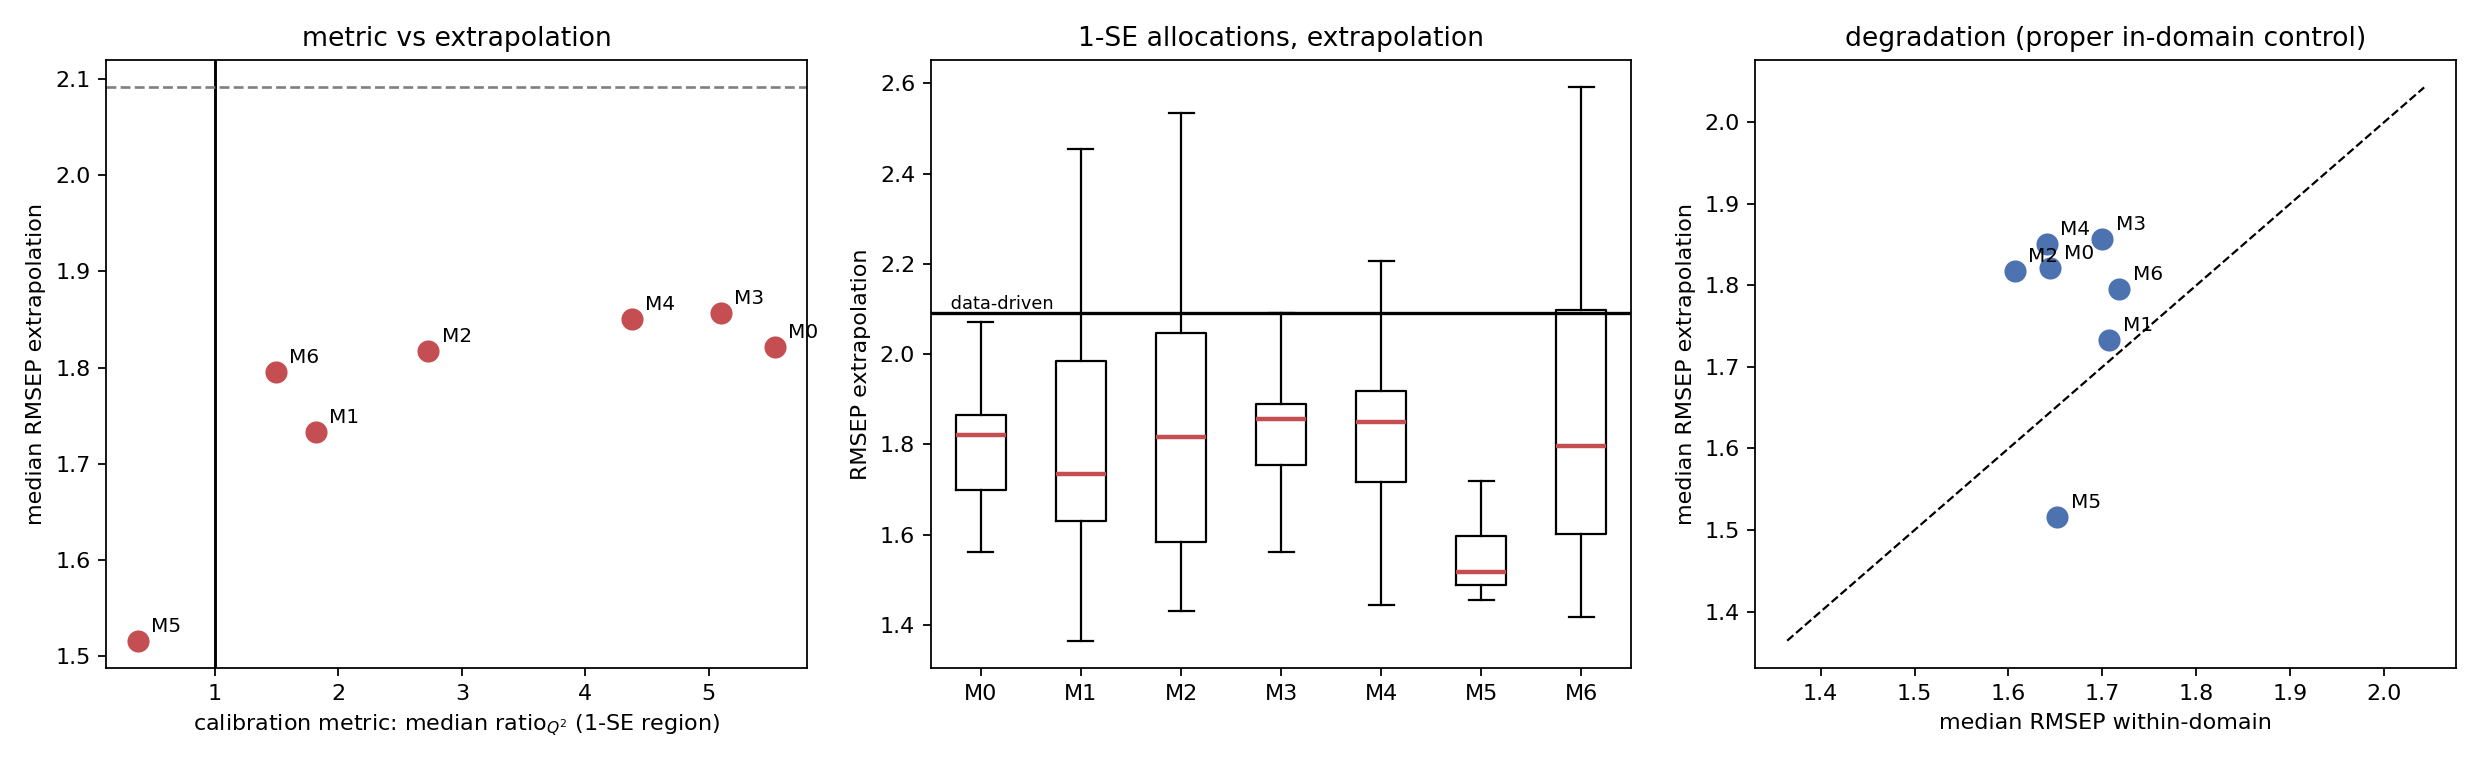

The script that saved this image:
"""
End-to-end rerun on the regenerated (corrected-sigma) data.

  1. fit [Ea3,Ea4,A3,A4] per candidate mechanism by least_squares against the
     CALIBRATION X2 trajectories only (same setup as
     ablation_AMR_all_models_real_data.py: p0=[50000,55000,10,20],
     bounds [1e3,1e3,1e-4,1e-4]-[1e6,1e6,1e4,1e4], max_nfev=60);
  2. build M2 blocks for calibration / within / extrapolation with those fitted
     parameters (fitted on calibration only -- no leakage into either test set);
  3. calibration-only quantities: RMSECV/Q2 surfaces, 1-SE region,
     ratio_SS and ratio_Q2 over the whole grid;
  4. extrapolation and within-domain RMSEP for every allocation;
  5. does the calibration metric predict extrapolation?

Unlike the DG_* regime this puts M6 on the SAME data as the other six, so all
seven are numerically comparable for the first time.

Conventions unchanged: KFold(10, shuffle, seed=42), block scaling 1/sqrt(K),
RMSECV = mean of per-fold RMSE, Q2 = 1 - pooled PRESS/SST, SS on standardised
Y, grid X1<=6, M2<=15, X2<=15, 1-SE = RMSECV <= min + SE(argmin).
"""
import numpy as np
import pandas as pd
from scipy.integrate import odeint
from scipy.optimize import least_squares
from sklearn.cross_decomposition import PLSRegression
from sklearn.model_selection import KFold
from scipy.stats import spearmanr
import matplotlib
matplotlib.use('Agg')
import matplotlib.pyplot as plt
import warnings, time, json
warnings.filterwarnings('ignore')

R = 8.314
SPECIES = ['A', 'B', 'C', 'D', 'E', 'F']
MAX_X1, MAX_M2, MAX_X2 = 6, 15, 15
N_SPLITS, SEED = 10, 42

def ode_correct(y, t, T2, Ea3, Ea4, A3, A4):
    _, CB, CC, CD, _, _ = y
    k3 = A3*np.exp(-Ea3/(R*T2)); k4 = A4*np.exp(-Ea4/(R*T2))
    r3 = k3*CB*CD**2; r4 = k4*CC*CD**2
    return [0, -r3, -r4, -2*r3-2*r4, r3, r4]
def ode_no_side(y, t, T2, Ea3, Ea4, A3, A4):
    _, CB, _, CD, _, _ = y
    k3 = A3*np.exp(-Ea3/(R*T2)); r3 = k3*CB*CD**2
    return [0, -r3, 0, -2*r3, r3, 0]
def ode_order1_D(y, t, T2, Ea3, Ea4, A3, A4):
    _, CB, CC, CD, _, _ = y
    k3 = A3*np.exp(-Ea3/(R*T2)); k4 = A4*np.exp(-Ea4/(R*T2))
    r3 = k3*CB*CD; r4 = k4*CC*CD
    return [0, -r3, -r4, -2*r3-2*r4, r3, r4]
def ode_wrong_Ea4(y, t, T2, Ea3, Ea4, A3, A4):
    _, CB, CC, CD, _, _ = y
    k3 = A3*np.exp(-Ea3/(R*T2)); k4 = A4*np.exp(-Ea3/(R*T2))
    r3 = k3*CB*CD**2; r4 = k4*CC*CD**2
    return [0, -r3, -r4, -2*r3-2*r4, r3, r4]
def ode_lumped(y, t, T2, Ea3, Ea4, A3, A4):
    _, CB, CC, CD, _, _ = y
    k3 = A3*np.exp(-Ea3/(R*T2)); r3 = k3*CB*CD**2; r4 = k3*CC*CD**2
    return [0, -r3, -r4, -2*r3-2*r4, r3, r4]
def ode_no_D(y, t, T2, Ea3, Ea4, A3, A4):
    _, CB, CC, _, _, _ = y
    k3 = A3*np.exp(-Ea3/(R*T2)); k4 = A4*np.exp(-Ea4/(R*T2))
    r3 = k3*CB; r4 = k4*CC
    return [0, -r3, -r4, -2*r3-2*r4, r3, r4]
def ode_author_mis(y, t, T2, Ea3, Ea4, A3, A4):
    _, CB, _, CD, _, _ = y
    k3 = A3*np.exp(-Ea3/(R*T2)); r3 = k3*CB*CD
    return [0, -r3, 0, -2*r3, r3, 0]

MODELS = {'M0_correct': ode_correct, 'M1_no_side': ode_no_side, 'M2_order1_D': ode_order1_D,
          'M3_wrong_Ea4': ode_wrong_Ea4, 'M4_lumped_EF': ode_lumped, 'M5_no_D': ode_no_D,
          'M6_author_mis': ode_author_mis}

def read(fn):
    x1 = pd.read_excel(fn, sheet_name='X1')[['CA0','T1','t1','CA1_final','CB1_final','CC1_final']].values
    x2 = pd.read_excel(fn, sheet_name='X2')
    y  = pd.read_excel(fn, sheet_name='Y')['E_purity'].values.reshape(-1, 1)
    return x1, x2, y
X1c, X2dc, Yc = read('RG_calibration.xlsx')
X1w, X2dw, Yw = read('RG_within.xlsx')
X1e, X2de, Ye = read('RG_extrap.xlsx')
NPTS = (X2dc.shape[1]-3)//6
TGRID = np.arange(NPTS)*15.0
print(f"n_cal={len(Yc)} n_wit={len(Yw)} n_ext={len(Ye)}  timepoints={NPTS}\n", flush=True)

DILUTION = 0.1/0.2      # V1/V2, as in the generator and the paper's Table 4

def parts(X2df, X1):
    """Stage-2 initial conditions from the STAGE-1 outputs (diluted) and CD0,
    per the paper's Table 4 -- NOT from the measured first stage-2 sample.

    This is the only change from regen_fit_and_test.py. The original put the
    measured t=1 concentrations inside the mechanistic block, so M2 carried a
    real measurement for every model. This run tests whether the perfect
    inversion reported from that run survives once M2 is purely simulated.
    """
    n = len(X2df)
    CD0 = X2df['CD0'].values
    IC = np.column_stack([X1[:, 3]*DILUTION, X1[:, 4]*DILUTION, X1[:, 5]*DILUTION,
                          CD0, np.zeros(n), np.zeros(n)])
    flat = np.array([[X2df[f'{s}_t{k+1}'].iloc[i] for s in SPECIES for k in range(NPTS)] for i in range(n)])
    obs = np.array([[[X2df[f'{s}_t{k+1}'].iloc[i] for s in SPECIES] for k in range(NPTS)] for i in range(n)])
    meta = X2df[['t2_final','T2','CD0']].values
    return IC, flat, obs, meta, X2df['T2'].values
ICc, X2c, OBSc, METAc, T2c = parts(X2dc, X1c)
ICw, X2w, OBSw, METAw, T2w = parts(X2dw, X1w)
ICe, X2e, OBSe, METAe, T2e = parts(X2de, X1e)

def fit_params(rhs):
    def resid(p):
        Ea3, Ea4, A3, A4 = p
        out = []
        for i in range(len(ICc)):
            sol = odeint(rhs, ICc[i], TGRID, args=(T2c[i], Ea3, Ea4, A3, A4))
            out.append((sol - OBSc[i]).ravel())
        return np.concatenate(out)
    r = least_squares(resid, [50000., 55000., 10., 20.],
                      bounds=([1e3, 1e3, 1e-4, 1e-4], [1e6, 1e6, 1e4, 1e4]),
                      xtol=1e-8, ftol=1e-8, max_nfev=60)
    return r.x, float(r.cost)

def build_M2(rhs, IC, T2v, meta, p):
    n = len(IC)
    M = np.zeros((n, 6, NPTS))
    for i in range(n):
        M[i] = odeint(rhs, IC[i], TGRID, args=(T2v[i], *p)).T
    return np.hstack([M.reshape(n, -1), meta])

def _fit(X, Yv, n):
    n = max(1, min(n, X.shape[1], X.shape[0]-1, np.linalg.matrix_rank(X)))
    p = PLSRegression(n, scale=False).fit(X, Yv)
    return p, p.transform(X), p.y_loadings_, n
def _sf(B):
    mu = B.mean(0); sd = B.std(0, ddof=1); sd[sd < 1e-12] = 1.0
    return mu, sd, np.sqrt(B.shape[1])
def _sa(B, mu, sd, k): return (B - mu)/sd/k
def _rs(T, tgt):
    g = np.linalg.pinv(T.T @ T) @ T.T @ tgt
    return tgt - T @ g, g

def cv_3(B1, B2, B3, Y, m1, m2, m3):
    cv = KFold(N_SPLITS, shuffle=True, random_state=SEED)
    P = np.zeros((len(Y), m1, m2, m3)); rf = np.zeros((N_SPLITS, m1, m2, m3))
    for f, (tr, te) in enumerate(cv.split(Y)):
        mu1, sd1, k1 = _sf(B1[tr]); b1t, b1e = _sa(B1[tr],mu1,sd1,k1), _sa(B1[te],mu1,sd1,k1)
        mu2, sd2, k2 = _sf(B2[tr]); b2t0, b2e0 = _sa(B2[tr],mu2,sd2,k2), _sa(B2[te],mu2,sd2,k2)
        mu3, sd3, k3 = _sf(B3[tr]); b3t0, b3e0 = _sa(B3[tr],mu3,sd3,k3), _sa(B3[te],mu3,sd3,k3)
        muY, sdy = Y[tr].mean(0), Y[tr].std(0, ddof=1); Y0 = (Y[tr]-muY)/sdy
        p1, T1t, Q1, af = _fit(b1t, Y0, m1); T1e_ = p1.transform(b1e)
        for a in range(1, m1+1):
            ae = min(a, af); Tat, Tae = T1t[:,:ae], T1e_[:,:ae]
            yh_a = Tae @ Q1[:,:ae].T
            b2t, gM = _rs(Tat, b2t0); b2e = b2e0 - Tae @ gM
            b3ta, gX = _rs(Tat, b3t0); b3ea = b3e0 - Tae @ gX
            Ya, _ = _rs(Tat, Y0)
            p2, T2t, Q2, bf = _fit(b2t, Ya, m2); T2e_ = p2.transform(b2e)
            for b in range(1, m2+1):
                be = min(b, bf); Tbt, Tbe = T2t[:,:be], T2e_[:,:be]
                yh_ab = yh_a + Tbe @ Q2[:,:be].T
                b3tb, gX2 = _rs(Tbt, b3ta); b3eb = b3ea - Tbe @ gX2
                Yb, _ = _rs(Tbt, Ya)
                p3, T3t, Q3, cf = _fit(b3tb, Yb, m3); T3e_ = p3.transform(b3eb)
                for c in range(1, m3+1):
                    ce = min(c, cf)
                    yh = ((yh_ab + T3e_[:,:ce] @ Q3[:,:ce].T)*sdy + muY).ravel()
                    P[te, a-1, b-1, c-1] = yh
                    rf[f, a-1, b-1, c-1] = np.sqrt(np.mean((yh - Y[te].ravel())**2))
    sst = np.sum((Y - Y.mean(0))**2)
    return 1 - ((P - Y[:,:,None,None])**2).sum(0)/sst, rf

def cv_q2_2(B1, B2, Y, m1, m2):
    cv = KFold(N_SPLITS, shuffle=True, random_state=SEED)
    P = np.zeros((len(Y), m1, m2))
    for f, (tr, te) in enumerate(cv.split(Y)):
        mu1, sd1, k1 = _sf(B1[tr]); b1t, b1e = _sa(B1[tr],mu1,sd1,k1), _sa(B1[te],mu1,sd1,k1)
        mu2, sd2, k2 = _sf(B2[tr]); b2t0, b2e0 = _sa(B2[tr],mu2,sd2,k2), _sa(B2[te],mu2,sd2,k2)
        muY, sdy = Y[tr].mean(0), Y[tr].std(0, ddof=1); Y0 = (Y[tr]-muY)/sdy
        p1, T1t, Q1, af = _fit(b1t, Y0, m1); T1e_ = p1.transform(b1e)
        for a in range(1, m1+1):
            ae = min(a, af); Tat, Tae = T1t[:,:ae], T1e_[:,:ae]
            yh_a = Tae @ Q1[:,:ae].T
            b2t, g2 = _rs(Tat, b2t0); b2e = b2e0 - Tae @ g2
            Ya, _ = _rs(Tat, Y0)
            p2, T2t, Q2, bf = _fit(b2t, Ya, m2); T2e_ = p2.transform(b2e)
            for b in range(1, m2+1):
                be = min(b, bf)
                P[te, a-1, b-1] = ((yh_a + T2e_[:,:be] @ Q2[:,:be].T)*sdy + muY).ravel()
    sst = np.sum((Y - Y.mean(0))**2)
    return 1 - ((P - Y[:,:,None])**2).sum(0)/sst

def ss_surface(B1, B2, B3, Y, m1, m2, m3):
    mu, sd, k = _sf(B1); b1 = _sa(B1, mu, sd, k)
    mu, sd, k = _sf(B2); b20 = _sa(B2, mu, sd, k)
    mu, sd, k = _sf(B3); b30 = _sa(B3, mu, sd, k)
    muY, sdy = Y.mean(0), Y.std(0, ddof=1); ys = (Y-muY)/sdy
    out = np.zeros((m1, m2, m3))
    p1, T1, Q1, af = _fit(b1, ys, m1)
    for a in range(1, m1+1):
        ae = min(a, af); Ta = T1[:, :ae]
        b2a, _ = _rs(Ta, b20); b3a, _ = _rs(Ta, b30); ya, _ = _rs(Ta, ys)
        p2, T2v, Q2, bf = _fit(b2a, ya, m2)
        for b in range(1, m2+1):
            be = min(b, bf); Tb = T2v[:, :be]
            b3b, _ = _rs(Tb, b3a); yb, _ = _rs(Tb, ya)
            p3, T3, Q3, cf = _fit(b3b, yb, m3)
            for c in range(1, m3+1):
                ce = min(c, cf)
                out[a-1, b-1, c-1] = float(np.sum((T3[:, :ce] @ Q3[:, :ce].T)**2))
    return out

def rmsep_surface(B1, B2, B3, Y, S1, S2, S3, Yt, m1, m2, m3):
    mu1, sd1, k1 = _sf(B1); b1t, b1e = _sa(B1,mu1,sd1,k1), _sa(S1,mu1,sd1,k1)
    mu2, sd2, k2 = _sf(B2); b2t0, b2e0 = _sa(B2,mu2,sd2,k2), _sa(S2,mu2,sd2,k2)
    mu3, sd3, k3 = _sf(B3); b3t0, b3e0 = _sa(B3,mu3,sd3,k3), _sa(S3,mu3,sd3,k3)
    muY, sdy = Y.mean(0), Y.std(0, ddof=1); Y0 = (Y-muY)/sdy
    out = np.zeros((m1, m2, m3))
    p1, T1t, Q1, af = _fit(b1t, Y0, m1); T1e_ = p1.transform(b1e)
    for a in range(1, m1+1):
        ae = min(a, af); Tat, Tae = T1t[:,:ae], T1e_[:,:ae]
        yh_a = Tae @ Q1[:,:ae].T
        b2t, gM = _rs(Tat, b2t0); b2e = b2e0 - Tae @ gM
        b3ta, gX = _rs(Tat, b3t0); b3ea = b3e0 - Tae @ gX
        Ya, _ = _rs(Tat, Y0)
        p2, T2t, Q2, bf = _fit(b2t, Ya, m2); T2e_ = p2.transform(b2e)
        for b in range(1, m2+1):
            be = min(b, bf); Tbt, Tbe = T2t[:,:be], T2e_[:,:be]
            yh_ab = yh_a + Tbe @ Q2[:,:be].T
            b3tb, gX2 = _rs(Tbt, b3ta); b3eb = b3ea - Tbe @ gX2
            Yb, _ = _rs(Tbt, Ya)
            p3, T3t, Q3, cf = _fit(b3tb, Yb, m3); T3e_ = p3.transform(b3eb)
            for c in range(1, m3+1):
                ce = min(c, cf)
                yh = ((yh_ab + T3e_[:,:ce] @ Q3[:,:ce].T)*sdy + muY).ravel()
                out[a-1, b-1, c-1] = np.sqrt(np.mean((yh - Yt.ravel())**2))
    return out

def rmsep_2(B1, B2, Y, S1, S2, Yt, n1, n2):
    mu1, sd1, k1 = _sf(B1); b1t, b1e = _sa(B1,mu1,sd1,k1), _sa(S1,mu1,sd1,k1)
    mu2, sd2, k2 = _sf(B2); b2t0, b2e0 = _sa(B2,mu2,sd2,k2), _sa(S2,mu2,sd2,k2)
    muY, sdy = Y.mean(0), Y.std(0, ddof=1); Y0 = (Y-muY)/sdy
    p1, T1t, Q1, af = _fit(b1t, Y0, n1); T1e_ = p1.transform(b1e)
    ae = min(n1, af); Tat, Tae = T1t[:,:ae], T1e_[:,:ae]
    yh = Tae @ Q1[:,:ae].T
    b2t, g2 = _rs(Tat, b2t0); b2e = b2e0 - Tae @ g2
    Ya, _ = _rs(Tat, Y0)
    p2, T2t, Q2, bf = _fit(b2t, Ya, n2); T2e_ = p2.transform(b2e)
    be = min(n2, bf)
    pred = ((yh + T2e_[:,:be] @ Q2[:,:be].T)*sdy + muY).ravel()
    return float(np.sqrt(np.mean((pred - Yt.ravel())**2)))

# ---- data-driven benchmark: no M2 block, identical for every model ----
qDD = cv_q2_2(X1c, X2c, Yc, MAX_X1, MAX_X2)
iDD = np.unravel_index(qDD.argmax(), qDD.shape)
DD_E = rmsep_2(X1c, X2c, Yc, X1e, X2e, Ye, iDD[0]+1, iDD[1]+1)
DD_W = rmsep_2(X1c, X2c, Yc, X1w, X2w, Yw, iDD[0]+1, iDD[1]+1)
print(f"data-driven X1+X2 benchmark LV=({iDD[0]+1},{iDD[1]+1})  "
      f"RMSEP within={DD_W:.4f}  extrap={DD_E:.4f}  degradation={DD_E-DD_W:+.4f}\n", flush=True)

rows, longrows, store, fitted = [], [], {}, {}
t0 = time.time()
for name, rhs in MODELS.items():
    p, cost = fit_params(rhs)
    fitted[name] = [float(v) for v in p]
    M2c_ = build_M2(rhs, ICc, T2c, METAc, p)
    M2w_ = build_M2(rhs, ICw, T2w, METAw, p)
    M2e_ = build_M2(rhs, ICe, T2e, METAe, p)

    qF, rf = cv_3(X1c, M2c_, X2c, Yc, MAX_X1, MAX_M2, MAX_X2)
    qKD = cv_q2_2(X1c, M2c_, Yc, MAX_X1, MAX_M2)
    uM = qF - qDD[:, None, :]; uX = qF - qKD[:, :, None]
    with np.errstate(divide='ignore', invalid='ignore'):
        ratio_q = np.where(uX > 1e-9, uM/uX, np.nan)
    ssX = ss_surface(X1c, M2c_, X2c, Yc, MAX_X1, MAX_M2, MAX_X2)
    ssM = ss_surface(X1c, X2c, M2c_, Yc, MAX_X1, MAX_X2, MAX_M2)
    ratio_ss = np.transpose(ssM, (0, 2, 1))/ssX

    rW = rmsep_surface(X1c, M2c_, X2c, Yc, X1w, M2w_, X2w, Yw, MAX_X1, MAX_M2, MAX_X2)
    rE = rmsep_surface(X1c, M2c_, X2c, Yc, X1e, M2e_, X2e, Ye, MAX_X1, MAX_M2, MAX_X2)

    rmse = rf.mean(0)
    imin = np.unravel_index(rmse.argmin(), rmse.shape)
    rmin = float(rmse[imin]); se = float(rf[:, imin[0], imin[1], imin[2]].std(ddof=1)/np.sqrt(N_SPLITS))
    mask = rmse <= rmin + se
    idx = np.argwhere(mask); tot = idx.sum(1)+3
    cand = idx[tot == tot.min()]; pick = tuple(cand[np.array([rmse[tuple(u)] for u in cand]).argmin()])
    lvs = idx + 1
    vE, vW = rE[mask], rW[mask]
    rq, rs_ = ratio_q[mask], ratio_ss[mask]
    kdi = np.unravel_index(qKD.argmax(), qKD.shape)
    KD_E = rmsep_2(X1c, M2c_, Yc, X1e, M2e_, Ye, kdi[0]+1, kdi[1]+1)
    KD_W = rmsep_2(X1c, M2c_, Yc, X1w, M2w_, Yw, kdi[0]+1, kdi[1]+1)

    store[name] = dict(vE=vE, vW=vW, rq=rq, lvs=lvs, mask=mask,
                       opt=tuple(np.array(imin)+1), pick=tuple(np.array(pick)+1),
                       optE=float(rE[imin]), pickE=float(rE[pick]))
    rows.append(dict(model=name, Ea3=p[0], Ea4=p[1], A3=p[2], A4=p[3], fit_cost=cost,
        argmin_LV=str(tuple(int(v) for v in np.array(imin)+1)), RMSECV=rmin, SE=se, Q2_cal=float(qF[imin]),
        oneSE_LV=str(tuple(int(v) for v in np.array(pick)+1)), n_1SE=int(mask.sum()),
        Q2_cal_1SE=float(qF[pick]),
        ratioQ_argmin=float(ratio_q[imin]), ratioQ_pick=float(ratio_q[pick]),
        ratioQ_med=float(np.nanmedian(rq)), ratioQ_p10=float(np.nanpercentile(rq,10)),
        ratioQ_p90=float(np.nanpercentile(rq,90)), ratioQ_fracgt1=float(np.nanmean(rq>1)),
        ratioSS_med=float(np.median(rs_)), ratioSS_fracgt1=float((rs_>1).mean()),
        RMSEP_W_pick=float(rW[pick]), RMSEP_E_pick=float(rE[pick]),
        degrade_pick=float(rE[pick]-rW[pick]),
        RMSEP_W_med=float(np.median(vW)), RMSEP_E_med=float(np.median(vE)),
        degrade_med=float(np.median(vE-vW)),
        RMSEP_E_min=float(vE.min()), RMSEP_E_p25=float(np.percentile(vE,25)),
        RMSEP_E_p75=float(np.percentile(vE,75)), RMSEP_E_max=float(vE.max()),
        RMSEP_E_sd=float(vE.std(ddof=1)), frac_beat_DD=float((vE<DD_E).mean()),
        KD_LV=str((int(kdi[0]+1), int(kdi[1]+1))), KD_E=KD_E, KD_W=KD_W,
        rho_LVM2=spearmanr(lvs[:,1], vE).correlation,
        rho_LVX2=spearmanr(lvs[:,2], vE).correlation,
        rho_LVX1=spearmanr(lvs[:,0], vE).correlation,
        rho_ratioQ_vs_E=spearmanr(rq[np.isfinite(rq)], vE[np.isfinite(rq)]).correlation))
    for (a, b, c), e_, w_, q_, s_ in zip(lvs, vE, vW, rq, rs_):
        longrows.append((name, int(a), int(b), int(c), float(rmse[a-1,b-1,c-1]),
                         float(qF[a-1,b-1,c-1]), float(q_), float(s_), float(e_), float(w_)))
    r = rows[-1]
    print(f"{name:14s} p=[{p[0]:.4g},{p[1]:.4g},{p[2]:.4g},{p[3]:.4g}]  "
          f"argmin={r['argmin_LV']} 1SE={r['oneSE_LV']} n={r['n_1SE']:4d}  "
          f"ratioQ med={r['ratioQ_med']:6.3f} P(>1)={r['ratioQ_fracgt1']:.2f}  "
          f"RMSEP W={r['RMSEP_W_med']:.3f} E={r['RMSEP_E_med']:.3f} degr={r['degrade_med']:+.3f} "
          f"beatDD={r['frac_beat_DD']:.2f}", flush=True)

df = pd.DataFrame(rows)
pd.set_option('display.width', 340, 'display.max_columns', 90)
print("\n=== fitted kinetic parameters (calibration only) ===")
print(df[['model','Ea3','Ea4','A3','A4','fit_cost']].round(3).to_string(index=False))
print("\n=== calibration-only metric (1-SE region) ===")
print(df[['model','argmin_LV','oneSE_LV','n_1SE','RMSECV','Q2_cal','ratioQ_med','ratioQ_p10',
          'ratioQ_p90','ratioQ_fracgt1','ratioSS_med','ratioSS_fracgt1']].round(4).to_string(index=False))
print("\n=== extrapolation outcome (1-SE region) ===")
print(df[['model','RMSEP_W_med','RMSEP_E_med','degrade_med','RMSEP_E_min','RMSEP_E_p25',
          'RMSEP_E_p75','RMSEP_E_max','RMSEP_E_sd','frac_beat_DD','KD_E']].round(4).to_string(index=False))
print(f"\n(data-driven benchmark: within {DD_W:.4f}, extrap {DD_E:.4f}, degradation {DD_E-DD_W:+.4f})")

print("\n=== ACROSS-MODEL: does the calibration metric predict extrapolation? ===")
for mc in ['ratioQ_med','ratioQ_pick','ratioSS_med','ratioQ_fracgt1','Q2_cal','RMSECV']:
    for oc in ['RMSEP_E_med','degrade_med','frac_beat_DD']:
        rho, pv = spearmanr(df[mc], df[oc])
        print(f"  Spearman({mc:15s}, {oc:15s}) = {rho:+.3f}  (p={pv:.3f})")
print("\n=== WITHIN-MODEL (across the 1-SE region) ===")
print(df[['model','rho_ratioQ_vs_E','rho_LVX1','rho_LVM2','rho_LVX2']].round(3).to_string(index=False))

lg = pd.DataFrame(longrows, columns=['model','LV_X1','LV_M2','LV_X2','RMSECV','Q2_cal',
                                     'ratio_Q2','ratio_SS','RMSEP_extrap','RMSEP_within'])
with pd.ExcelWriter('regen_fit_and_test_paperIC.xlsx') as w:
    df.to_excel(w, sheet_name='summary', index=False)
    lg.to_excel(w, sheet_name='all_1SE_allocations', index=False)
json.dump(fitted, open('regen_fitted_params_paperIC.json', 'w'), indent=2)

names = list(MODELS)
fig, ax = plt.subplots(1, 3, figsize=(15.5, 4.8))
ax[0].scatter(df.ratioQ_med, df.RMSEP_E_med, s=80, c='#C44E52')
for _, r in df.iterrows():
    ax[0].annotate(r.model.split('_')[0], (r.ratioQ_med, r.RMSEP_E_med),
                   textcoords='offset points', xytext=(6, 4), fontsize=9)
ax[0].axvline(1, color='k', lw=1.3); ax[0].axhline(DD_E, color='0.5', lw=1.2, ls='--')
ax[0].set_xlabel('calibration metric: median ratio$_{Q^2}$ (1-SE region)')
ax[0].set_ylabel('median RMSEP extrapolation'); ax[0].set_title('metric vs extrapolation')
ax[1].boxplot([store[m]['vE'] for m in names], labels=[m.split('_')[0] for m in names],
              showfliers=False, medianprops=dict(color='#C44E52', lw=2))
ax[1].axhline(DD_E, color='k', lw=1.5)
ax[1].text(0.02, DD_E, ' data-driven', transform=ax[1].get_yaxis_transform(), fontsize=8, va='bottom')
ax[1].set_ylabel('RMSEP extrapolation'); ax[1].set_title('1-SE allocations, extrapolation')
ax[2].scatter(df.RMSEP_W_med, df.RMSEP_E_med, s=80, c='#4C72B0')
lim = [min(df.RMSEP_W_med.min(), df.RMSEP_E_med.min())*0.9, max(df.RMSEP_W_med.max(), df.RMSEP_E_med.max())*1.1]
ax[2].plot(lim, lim, 'k--', lw=1)
for _, r in df.iterrows():
    ax[2].annotate(r.model.split('_')[0], (r.RMSEP_W_med, r.RMSEP_E_med),
                   textcoords='offset points', xytext=(6, 4), fontsize=9)
ax[2].set_xlabel('median RMSEP within-domain'); ax[2].set_ylabel('median RMSEP extrapolation')
ax[2].set_title('degradation (proper in-domain control)')
fig.tight_layout(); fig.savefig('regen_fit_and_test_paperIC.png', dpi=160)
print(f"\nSaved regen_fit_and_test_paperIC.xlsx / .png / regen_fitted_params_paperIC.json   ({time.time()-t0:.0f}s)")
